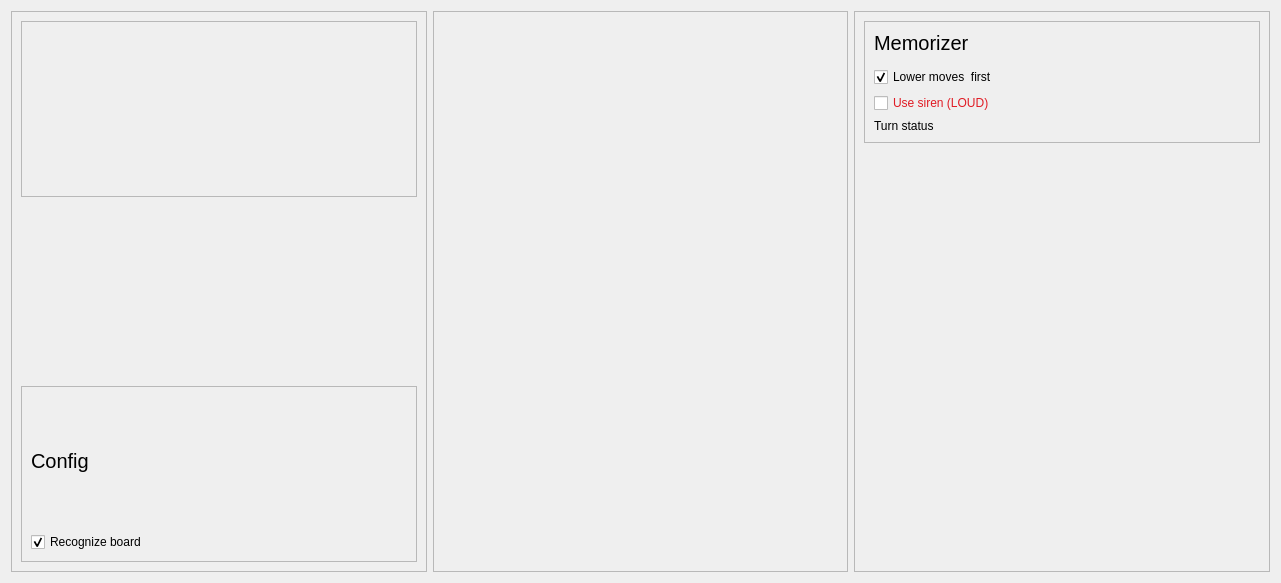
<?xml version="1.0" encoding="UTF-8"?>
<ui version="4.0">
 <class>scan_image</class>
 <widget class="QWidget" name="scan_image">
  <property name="geometry">
   <rect>
    <x>0</x>
    <y>0</y>
    <width>1281</width>
    <height>583</height>
   </rect>
  </property>
  <property name="windowTitle">
   <string>scan_image</string>
  </property>
  <layout class="QHBoxLayout" name="horizontalLayout">
   <item>
    <widget class="QFrame" name="frame">
     <property name="frameShape">
      <enum>QFrame::StyledPanel</enum>
     </property>
     <property name="frameShadow">
      <enum>QFrame::Raised</enum>
     </property>
     <layout class="QVBoxLayout" name="verticalLayout_6">
      <item>
       <widget class="QFrame" name="frame_2">
        <property name="frameShape">
         <enum>QFrame::StyledPanel</enum>
        </property>
        <property name="frameShadow">
         <enum>QFrame::Raised</enum>
        </property>
        <layout class="QVBoxLayout" name="verticalLayout_3">
         <item>
          <widget class="DescriptiveComboBox" name="image_getter_select" native="true"/>
         </item>
         <item>
          <widget class="FileDragDrop" name="photo_drop" native="true"/>
         </item>
         <item>
          <widget class="FileDragDrop" name="video_drop" native="true"/>
         </item>
         <item>
          <widget class="DescriptiveComboBox" name="cam_id_select" native="true"/>
         </item>
        </layout>
       </widget>
      </item>
      <item>
       <widget class="VisualCornerSelect" name="corner_and_inventory_select" native="true"/>
      </item>
      <item>
       <widget class="QFrame" name="frame_config">
        <property name="frameShape">
         <enum>QFrame::StyledPanel</enum>
        </property>
        <property name="frameShadow">
         <enum>QFrame::Raised</enum>
        </property>
        <layout class="QVBoxLayout" name="verticalLayout_5">
         <item>
          <widget class="QLabel" name="label_3">
           <property name="font">
            <font>
             <pointsize>15</pointsize>
            </font>
           </property>
           <property name="text">
            <string>Config</string>
           </property>
          </widget>
         </item>
         <item>
          <widget class="QCheckBox" name="checkBox_recognize">
           <property name="text">
            <string>Recognize board</string>
           </property>
           <property name="checked">
            <bool>true</bool>
           </property>
          </widget>
         </item>
        </layout>
       </widget>
      </item>
     </layout>
    </widget>
   </item>
   <item>
    <widget class="QFrame" name="frame_4">
     <property name="frameShape">
      <enum>QFrame::StyledPanel</enum>
     </property>
     <property name="frameShadow">
      <enum>QFrame::Raised</enum>
     </property>
     <layout class="QVBoxLayout" name="verticalLayout">
      <item>
       <widget class="BoardView" name="board_view" native="true"/>
      </item>
     </layout>
    </widget>
   </item>
   <item>
    <widget class="QFrame" name="frame_3">
     <property name="frameShape">
      <enum>QFrame::StyledPanel</enum>
     </property>
     <property name="frameShadow">
      <enum>QFrame::Raised</enum>
     </property>
     <layout class="QVBoxLayout" name="verticalLayout_2">
      <item>
       <widget class="QFrame" name="frame_memorizer">
        <property name="sizePolicy">
         <sizepolicy hsizetype="Preferred" vsizetype="Fixed">
          <horstretch>0</horstretch>
          <verstretch>0</verstretch>
         </sizepolicy>
        </property>
        <property name="frameShape">
         <enum>QFrame::StyledPanel</enum>
        </property>
        <property name="frameShadow">
         <enum>QFrame::Raised</enum>
        </property>
        <layout class="QVBoxLayout" name="verticalLayout_4">
         <item>
          <widget class="QLabel" name="label_4">
           <property name="font">
            <font>
             <pointsize>15</pointsize>
            </font>
           </property>
           <property name="text">
            <string>Memorizer</string>
           </property>
          </widget>
         </item>
         <item>
          <widget class="DescriptiveComboBox" name="memorizer_select" native="true"/>
         </item>
         <item>
          <widget class="QCheckBox" name="checkBox_lower_moves_first">
           <property name="text">
            <string>Lower moves  first</string>
           </property>
           <property name="checked">
            <bool>true</bool>
           </property>
          </widget>
         </item>
         <item>
          <widget class="QCheckBox" name="checkBox_siren">
           <property name="styleSheet">
            <string notr="true">color: rgb(224, 27, 36);</string>
           </property>
           <property name="text">
            <string>Use siren (LOUD)</string>
           </property>
          </widget>
         </item>
         <item>
          <widget class="QLabel" name="label_turn_status">
           <property name="text">
            <string>Turn status</string>
           </property>
          </widget>
         </item>
        </layout>
       </widget>
      </item>
      <item>
       <widget class="KifRecorder" name="kif_recorder" native="true"/>
      </item>
     </layout>
    </widget>
   </item>
  </layout>
 </widget>
 <customwidgets>
  <customwidget>
   <class>VisualCornerSelect</class>
   <extends>QWidget</extends>
   <header>GUI/components/VisualCornerSelect.h</header>
   <container>1</container>
   <slots>
    <signal>corner_detector_changed(QVariant)</signal>
    <signal>inventory_detector_changed(QVariant)</signal>
   </slots>
  </customwidget>
  <customwidget>
   <class>BoardView</class>
   <extends>QWidget</extends>
   <header>GUI/components/BoardView.h</header>
   <container>1</container>
  </customwidget>
  <customwidget>
   <class>KifRecorder</class>
   <extends>QWidget</extends>
   <header>GUI/components/KifRecorder.h</header>
   <container>1</container>
  </customwidget>
  <customwidget>
   <class>DescriptiveComboBox</class>
   <extends>QWidget</extends>
   <header>GUI/components/DescriptiveComboBox.h</header>
   <container>1</container>
   <slots>
    <signal>element_changed(QVariant)</signal>
   </slots>
  </customwidget>
  <customwidget>
   <class>FileDragDrop</class>
   <extends>QWidget</extends>
   <header>GUI/components/FileDragDrop.h</header>
   <container>1</container>
   <slots>
    <signal>received_content(QVariant)</signal>
   </slots>
  </customwidget>
 </customwidgets>
 <resources/>
 <connections>
  <connection>
   <sender>image_getter_select</sender>
   <signal>element_changed(QVariant)</signal>
   <receiver>scan_image</receiver>
   <slot>on_image_getter_changed(QVariant)</slot>
   <hints>
    <hint type="sourcelabel">
     <x>137</x>
     <y>275</y>
    </hint>
    <hint type="destinationlabel">
     <x>4</x>
     <y>201</y>
    </hint>
   </hints>
  </connection>
  <connection>
   <sender>photo_drop</sender>
   <signal>received_content(QVariant)</signal>
   <receiver>scan_image</receiver>
   <slot>on_photo_input(QVariant)</slot>
   <hints>
    <hint type="sourcelabel">
     <x>106</x>
     <y>305</y>
    </hint>
    <hint type="destinationlabel">
     <x>-1</x>
     <y>231</y>
    </hint>
   </hints>
  </connection>
  <connection>
   <sender>video_drop</sender>
   <signal>received_content(QVariant)</signal>
   <receiver>scan_image</receiver>
   <slot>on_video_input(QVariant)</slot>
   <hints>
    <hint type="sourcelabel">
     <x>138</x>
     <y>336</y>
    </hint>
    <hint type="destinationlabel">
     <x>1</x>
     <y>257</y>
    </hint>
   </hints>
  </connection>
  <connection>
   <sender>memorizer_select</sender>
   <signal>element_changed(QVariant)</signal>
   <receiver>scan_image</receiver>
   <slot>on_memorizer_changed(QVariant)</slot>
   <hints>
    <hint type="sourcelabel">
     <x>506</x>
     <y>451</y>
    </hint>
    <hint type="destinationlabel">
     <x>-1</x>
     <y>306</y>
    </hint>
   </hints>
  </connection>
  <connection>
   <sender>checkBox_siren</sender>
   <signal>clicked(bool)</signal>
   <receiver>scan_image</receiver>
   <slot>on_alarm_switched(bool)</slot>
   <hints>
    <hint type="sourcelabel">
     <x>506</x>
     <y>519</y>
    </hint>
    <hint type="destinationlabel">
     <x>-2</x>
     <y>341</y>
    </hint>
   </hints>
  </connection>
  <connection>
   <sender>checkBox_recognize</sender>
   <signal>clicked(bool)</signal>
   <receiver>scan_image</receiver>
   <slot>on_recognize_board_switched(bool)</slot>
   <hints>
    <hint type="sourcelabel">
     <x>61</x>
     <y>533</y>
    </hint>
    <hint type="destinationlabel">
     <x>1</x>
     <y>516</y>
    </hint>
   </hints>
  </connection>
  <connection>
   <sender>corner_and_inventory_select</sender>
   <signal>corner_detector_changed(QVariant)</signal>
   <receiver>scan_image</receiver>
   <slot>on_corner_detector_changed(QVariant)</slot>
   <hints>
    <hint type="sourcelabel">
     <x>56</x>
     <y>37</y>
    </hint>
    <hint type="destinationlabel">
     <x>2</x>
     <y>33</y>
    </hint>
   </hints>
  </connection>
  <connection>
   <sender>corner_and_inventory_select</sender>
   <signal>inventory_detector_changed(QVariant)</signal>
   <receiver>scan_image</receiver>
   <slot>on_inventory_detector_changed(QVariant)</slot>
   <hints>
    <hint type="sourcelabel">
     <x>59</x>
     <y>76</y>
    </hint>
    <hint type="destinationlabel">
     <x>-2</x>
     <y>71</y>
    </hint>
   </hints>
  </connection>
  <connection>
   <sender>checkBox_lower_moves_first</sender>
   <signal>clicked(bool)</signal>
   <receiver>scan_image</receiver>
   <slot>on_lower_moves_first_switched(bool)</slot>
   <hints>
    <hint type="sourcelabel">
     <x>524</x>
     <y>485</y>
    </hint>
    <hint type="destinationlabel">
     <x>-4</x>
     <y>384</y>
    </hint>
   </hints>
  </connection>
  <connection>
   <sender>cam_id_select</sender>
   <signal>element_changed(QVariant)</signal>
   <receiver>scan_image</receiver>
   <slot>on_cam_id_changed(QVariant)</slot>
   <hints>
    <hint type="sourcelabel">
     <x>64</x>
     <y>353</y>
    </hint>
    <hint type="destinationlabel">
     <x>-1</x>
     <y>372</y>
    </hint>
   </hints>
  </connection>
 </connections>
 <slots>
  <slot>on_image_getter_changed(QVariant)</slot>
  <slot>on_photo_input(QVariant)</slot>
  <slot>on_video_input(QVariant)</slot>
  <slot>on_memorizer_changed(QVariant)</slot>
  <slot>on_alarm_switched(bool)</slot>
  <slot>on_show_original_switched(bool)</slot>
  <slot>on_show_no_perspective_switched(bool)</slot>
  <slot>on_recognize_board_switched(bool)</slot>
  <slot>on_corner_detector_changed(QVariant)</slot>
  <slot>on_inventory_detector_changed(QVariant)</slot>
  <slot>on_lower_moves_first_switched(bool)</slot>
  <slot>on_cam_id_changed(QVariant)</slot>
 </slots>
</ui>
